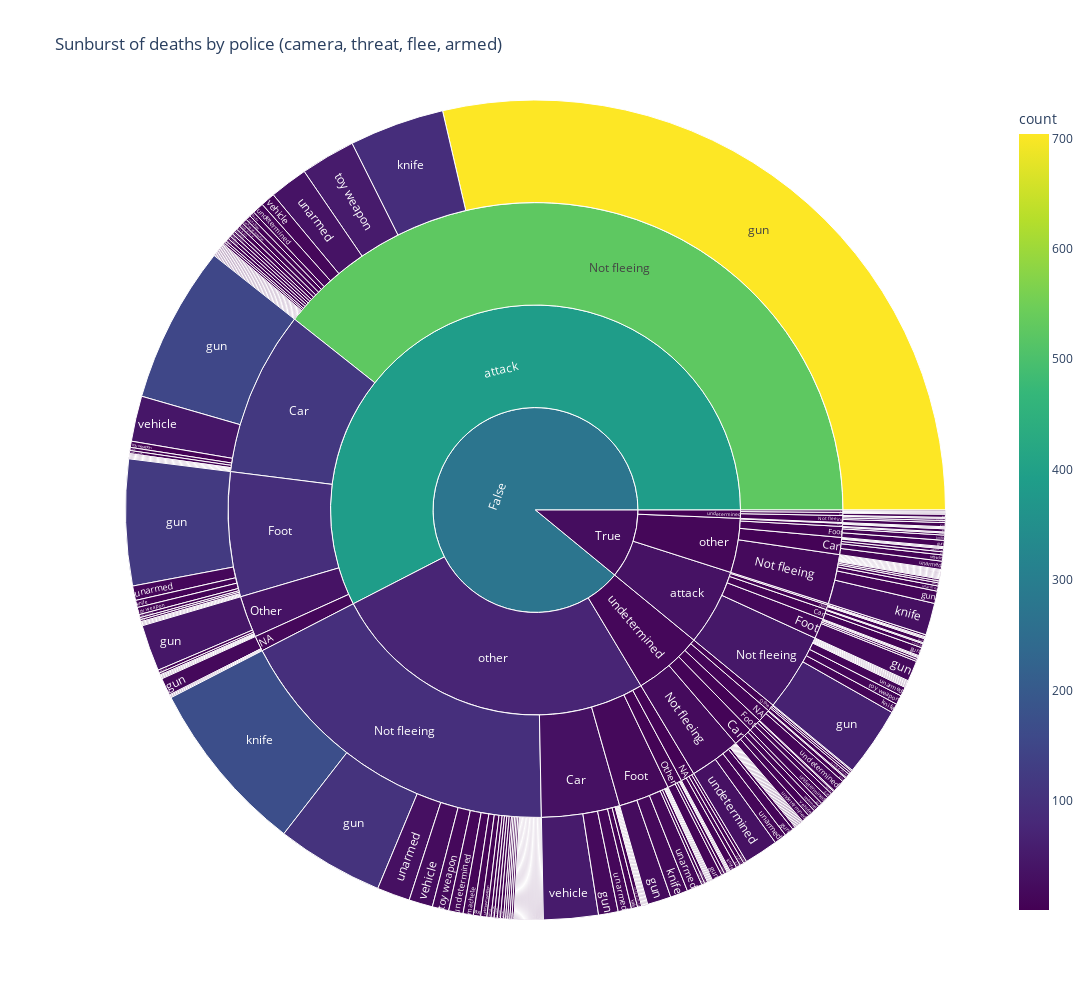

Notebook source saved alongside this figure:
### Code cell
sunburst1 = px.sunburst(
    camera_threat_flee_armed,
    path=["body_camera", "threat_level", "flee", "armed"],
    values="count",
    color="count",
    color_continuous_scale="Viridis",
    width=1200,
    height=1000,
    title="Sunburst of deaths by police (camera, threat, flee, armed)",
)

sunburst1.show()

### Figure 1 — Plotly figure (JSON) as saved in the notebook; plotly's stock layout.template omitted (floating-point values rounded to 4 significant figures; data arrays with more than 128 entries replaced by an {"elided": "..."} marker saying what was removed)
{"data": [{"branchvalues": "total", "customdata": {"elided": "266x1 float values"}, "domain": {"x": [0, 1], "y": [0, 1]}, "hovertemplate": "labels=%{label}<br>count_sum=%{value}<br>parent=%{parent}<br>id=%{id}<br>count=%{color}<extra></extra>", "ids": {"elided": "266 str values"}, "labels": {"elided": "266 str values"}, "marker": {"coloraxis": "coloraxis", "colors": {"elided": "266 float values"}}, "name": "", "parents": {"elided": "266 str values"}, "type": "sunburst", "values": {"elided": "266 float values"}}], "layout": {"coloraxis": {"colorbar": {"title": {"text": "count"}}, "colorscale": [[0, "#440154"], [0.1111, "#482878"], [0.2222, "#3e4989"], [0.3333, "#31688e"], [0.4444, "#26828e"], [0.5556, "#1f9e89"], [0.6667, "#35b779"], [0.7778, "#6ece58"], [0.8889, "#b5de2b"], [1, "#fde725"]]}, "height": 1000, "legend": {"tracegroupgap": 0}, "title": {"text": "Sunburst of deaths by police (camera, threat, flee, armed)"}, "width": 1200}}
